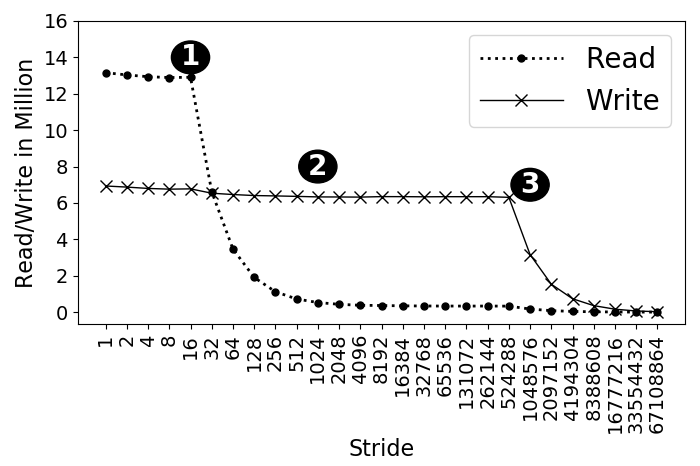

This chart was generated by the following Python code:
import random
import matplotlib
import matplotlib.pyplot as plt
from matplotlib import style

import numpy as np
import matplotlib.patches as mpatches

#plt.rcdefaults()
fig, ax = plt.subplots()

fig.set_size_inches(7, 5)

#labels = ['Manaul', 'PAPI']
#traffic = [12.46, 18.75]

#stride = ['stride-1', 'stride-2', 'stride-4', 'stride-8', 'stride-16', 'stride-32', 'stride-64', 'stride-128', 'stride-256', 'stride-512', 'stride-1024', 'stride-2048', 'stride-4096', 'stride-8192']
stride = ['1', '2', '4', '8', '16', '32', '64', '128', '256', '512', '1024', '2048', '4096', '8192', '16384','32768','65536','131072','262144','524288','1048576','2097152','4194304','8388608','16777216','33554432','67108864']

read=[13159180,13034186,12938265,12891037,12906523,6616530,3468820,1907931,1120988,722937,528230,430157,376966,364022,345926,337696,334612,332902,334644,329619,170707,81720,39529,18746,8556,3492,1773]
write=[6932222,6871207,6798102,6758055,6774366,6535310,6462811,6406911,6386789,6361076,6331793,6328232,6321227,6347827,6346390,6337854,6343776,6344102,6344325,6308766,3163299,1534614,736773,357127,162377,63110,24575]

#read=[12959083,12919283,12902727,12898788,12904748,12332178,8041268,1933513,1145951,748236,556137,455652,410271,383331,379650,371440,375630,359555,364233,357222,176823,91798,42924,23070,9425,3862,2046]
#write=[6810151,6769421,6756843,6761755,6762840,6692095,6550141,6390571,6379540,6363557,6370635,6314946,6352228,6344483,6350067,6343315,6324412,6342024,6336080,6319889,3162908,1561251,755448,359941,160736,53189,29941]

read = np.array(read) / 1000000
write = np.array(write) / 1000000
x_pos = np.arange(len(stride))  # the label locations

#ax.barh(x_pos, read, hatch='....', color='white', edgecolor='black')
#rects1 = plt.bar(x, traffic, .8, hatch='....', color='white', edgecolor='black')

plt.plot(stride, read, marker='o', markersize=3,  color='black', linestyle='dashed', label="Read", linewidth=2)
plt.plot(stride, write, marker='*', markersize=3,  color='black', linestyle='solid', label="Write", linewidth=1)

#plt.plot(stride, read, "-b", label="Read")
#plt.plot(stride, write, "-r", label="Write")
#plt.legend()
plt.legend(handlelength=3, fontsize=16)

#plt.legend(loc="upper right", fontsize=12)


ax.set_ylabel('Read/Write in Million', fontsize=16)
ax.set_xlabel('Stride', fontsize=16)




x=4
y=14
circle = plt.Circle((x, y), radius=.7, color="black")
ax.add_patch(circle)
label = ax.annotate("1", xy=(x, y), fontsize=20, weight="bold", ha="center", va="center", color="white")

x=20
y=7
circle = plt.Circle((x, y), radius=.7, color="black")
ax.add_patch(circle)
label = ax.annotate("3", xy=(x, y), fontsize=20, weight="bold", ha="center", va="center", color="white")

x=10
y=8
circle = plt.Circle((x, y), radius=.7, color="black")
ax.add_patch(circle)
label = ax.annotate("2", xy=(x, y), fontsize=20, weight="bold", ha="center", va="center", color="white")





#plt.title('', fontsize=18)
#ax.set_xticks(x_pos)
plt.yticks(np.arange(0, max(read)+3, 2), fontsize=14)
#ax.get_yaxis().get_major_formatter().set_scientific(False)


plt.xticks(rotation=90, fontsize=14)
#ax.set_xticklabels(stride, fontsize=12)

#ax.invert_yaxis()
plt.tight_layout()

plt.show()
fig.savefig('stride_method_proof.png', dpi=100)

# Example data
